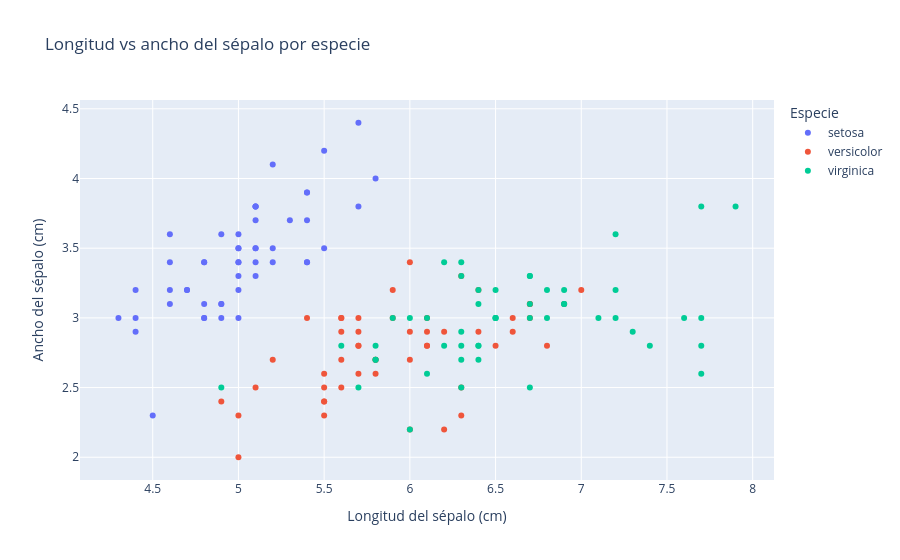

Notebook code cell kept with this figure:
### Code cell
# 1. Gráfico de dispersión básico
# Construye un gráfico de dispersión que muestre la relación entre `sepal_length` y `sepal_width`. Diferencia
# cada observación según la especie mediante el parámetro `color`. Agrega un título descriptivo y etiquetas
# claras para ambos ejes.
fig = px.scatter(
    data_frame=df,
    x="sepal_length",
    y="sepal_width",
    color="species",
    title="Longitud vs ancho del sépalo por especie",
    labels={
        "sepal_length": "Longitud del sépalo (cm)",
        "sepal_width": "Ancho del sépalo (cm)",
        "species": "Especie"
    }
)
fig.show()

### Figure 1 — Plotly figure (JSON) as saved in the notebook; plotly's stock layout.template omitted (floating-point values rounded to 4 significant figures)
{"data": [{"hovertemplate": "Especie=setosa<br>Longitud del sépalo (cm)=%{x}<br>Ancho del sépalo (cm)=%{y}<extra></extra>", "legendgroup": "setosa", "marker": {"color": "#636efa", "symbol": "circle"}, "mode": "markers", "name": "setosa", "orientation": "v", "showlegend": true, "type": "scatter", "x": [5.1, 4.9, 4.7, 4.6, 5.0, 5.4, 4.6, 5.0, 4.4, 4.9, 5.4, 4.8, 4.8, 4.3, 5.8, 5.7, 5.4, 5.1, 5.7, 5.1, 5.4, 5.1, 4.6, 5.1, 4.8, 5.0, 5.0, 5.2, 5.2, 4.7, 4.8, 5.4, 5.2, 5.5, 4.9, 5.0, 5.5, 4.9, 4.4, 5.1, 5.0, 4.5, 4.4, 5.0, 5.1, 4.8, 5.1, 4.6, 5.3, 5.0], "xaxis": "x", "y": [3.5, 3.0, 3.2, 3.1, 3.6, 3.9, 3.4, 3.4, 2.9, 3.1, 3.7, 3.4, 3.0, 3.0, 4.0, 4.4, 3.9, 3.5, 3.8, 3.8, 3.4, 3.7, 3.6, 3.3, 3.4, 3.0, 3.4, 3.5, 3.4, 3.2, 3.1, 3.4, 4.1, 4.2, 3.1, 3.2, 3.5, 3.6, 3.0, 3.4, 3.5, 2.3, 3.2, 3.5, 3.8, 3.0, 3.8, 3.2, 3.7, 3.3], "yaxis": "y"}, {"hovertemplate": "Especie=versicolor<br>Longitud del sépalo (cm)=%{x}<br>Ancho del sépalo (cm)=%{y}<extra></extra>", "legendgroup": "versicolor", "marker": {"color": "#EF553B", "symbol": "circle"}, "mode": "markers", "name": "versicolor", "orientation": "v", "showlegend": true, "type": "scatter", "x": [7.0, 6.4, 6.9, 5.5, 6.5, 5.7, 6.3, 4.9, 6.6, 5.2, 5.0, 5.9, 6.0, 6.1, 5.6, 6.7, 5.6, 5.8, 6.2, 5.6, 5.9, 6.1, 6.3, 6.1, 6.4, 6.6, 6.8, 6.7, 6.0, 5.7, 5.5, 5.5, 5.8, 6.0, 5.4, 6.0, 6.7, 6.3, 5.6, 5.5, 5.5, 6.1, 5.8, 5.0, 5.6, 5.7, 5.7, 6.2, 5.1, 5.7], "xaxis": "x", "y": [3.2, 3.2, 3.1, 2.3, 2.8, 2.8, 3.3, 2.4, 2.9, 2.7, 2.0, 3.0, 2.2, 2.9, 2.9, 3.1, 3.0, 2.7, 2.2, 2.5, 3.2, 2.8, 2.5, 2.8, 2.9, 3.0, 2.8, 3.0, 2.9, 2.6, 2.4, 2.4, 2.7, 2.7, 3.0, 3.4, 3.1, 2.3, 3.0, 2.5, 2.6, 3.0, 2.6, 2.3, 2.7, 3.0, 2.9, 2.9, 2.5, 2.8], "yaxis": "y"}, {"hovertemplate": "Especie=virginica<br>Longitud del sépalo (cm)=%{x}<br>Ancho del sépalo (cm)=%{y}<extra></extra>", "legendgroup": "virginica", "marker": {"color": "#00cc96", "symbol": "circle"}, "mode": "markers", "name": "virginica", "orientation": "v", "showlegend": true, "type": "scatter", "x": [6.3, 5.8, 7.1, 6.3, 6.5, 7.6, 4.9, 7.3, 6.7, 7.2, 6.5, 6.4, 6.8, 5.7, 5.8, 6.4, 6.5, 7.7, 7.7, 6.0, 6.9, 5.6, 7.7, 6.3, 6.7, 7.2, 6.2, 6.1, 6.4, 7.2, 7.4, 7.9, 6.4, 6.3, 6.1, 7.7, 6.3, 6.4, 6.0, 6.9, 6.7, 6.9, 5.8, 6.8, 6.7, 6.7, 6.3, 6.5, 6.2, 5.9], "xaxis": "x", "y": [3.3, 2.7, 3.0, 2.9, 3.0, 3.0, 2.5, 2.9, 2.5, 3.6, 3.2, 2.7, 3.0, 2.5, 2.8, 3.2, 3.0, 3.8, 2.6, 2.2, 3.2, 2.8, 2.8, 2.7, 3.3, 3.2, 2.8, 3.0, 2.8, 3.0, 2.8, 3.8, 2.8, 2.8, 2.6, 3.0, 3.4, 3.1, 3.0, 3.1, 3.1, 3.1, 2.7, 3.2, 3.3, 3.0, 2.5, 3.0, 3.4, 3.0], "yaxis": "y"}], "layout": {"legend": {"title": {"text": "Especie"}, "tracegroupgap": 0}, "title": {"text": "Longitud vs ancho del sépalo por especie"}, "xaxis": {"anchor": "y", "domain": [0, 1], "title": {"text": "Longitud del sépalo (cm)"}}, "yaxis": {"anchor": "x", "domain": [0, 1], "title": {"text": "Ancho del sépalo (cm)"}}}}
